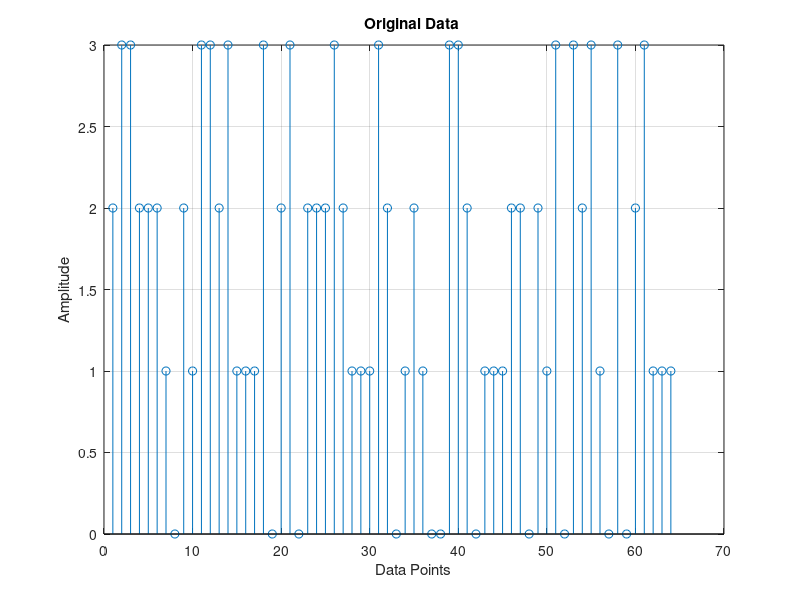
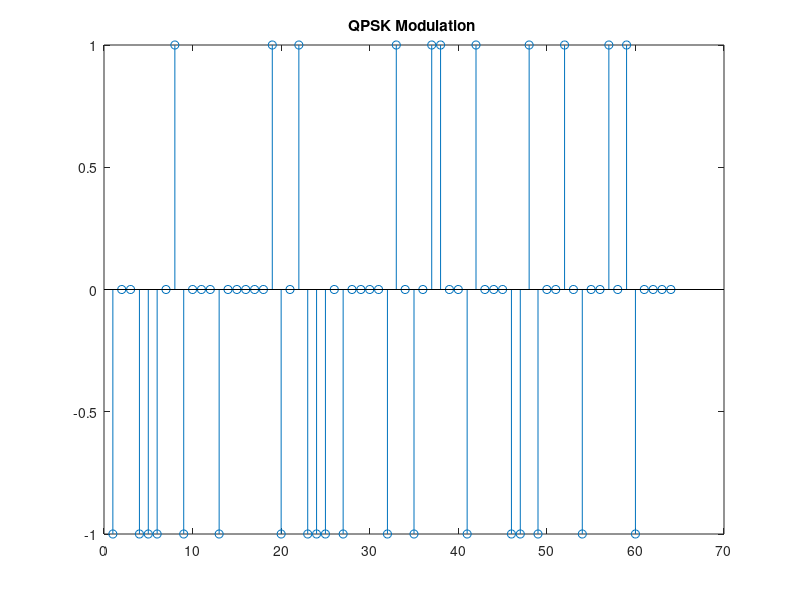
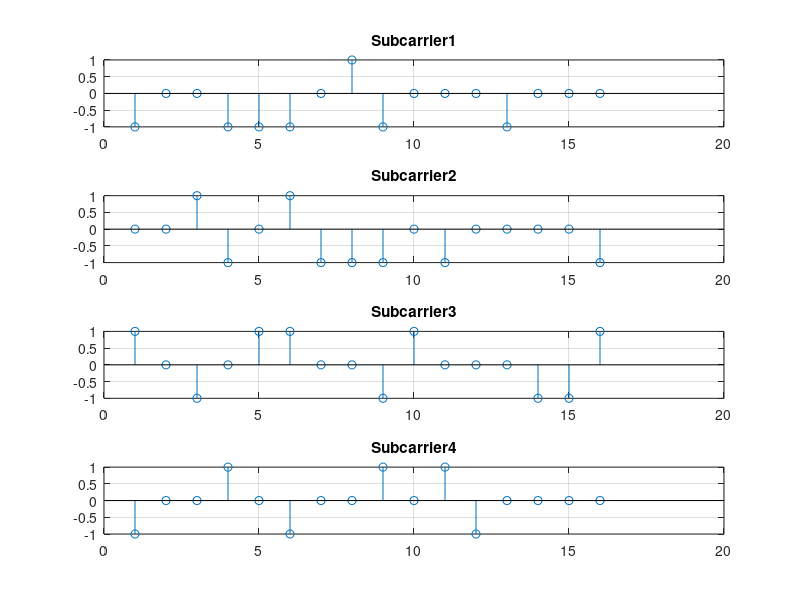
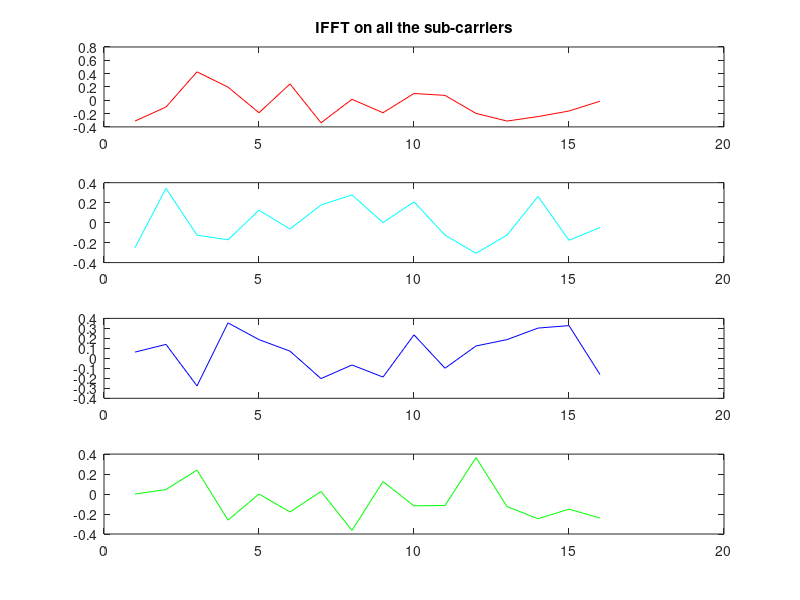

Recreate these plots in MATLAB, in order. (Note: this script raises an error after producing the figures.)
clc; 
clear all;
close all;
%..............................................................
% Initiation
%..............................................................
no_of_data_bits = 64%Number of bits per channel extended to 128
M =4 %Number of subcarrier channel
n=256;%Total number of bits to be transmitted at the transmitter
block_size = 16; %Size of each OFDM block to add cyclic prefix
cp_len = floor(0.1 * block_size); %Length of the cyclic prefix
%............................................................
% Transmitter
%.........................................................
%.........................................................
% Source generation and modulation
%........................................................
% Generate random data source to be transmitted of length 64
data = randsrc(1, no_of_data_bits, 0:M-1);   %Create a 2-by-3 matrix where element values are 3 or 4. 
                                                %>> out = randsrc(2,3,[3 4]
figure(1),stem(data); grid on; xlabel('Data Points'); ylabel('Amplitude')
title('Original Data ')
% Perform QPSK modulation on the input source data
qpsk_modulated_data = pskmod(data, M);
    %Y = pskmod(X,M) outputs the complex envelope of the modulation of the
    % message signal X, using the phase shift keying modulation. M is the
    %alphabet size and must be an integer power or 2. The message signal X
    %must consist of integers between 0 and M-1. For two-dimensional
    %signals, the function treats each column as 1 channel.
figure(2),stem(qpsk_modulated_data);title('QPSK Modulation ')
%............................................................
%.............................................................
% Converting the series data stream into four parallel data stream to form
% four sub carriers
S2P = reshape(qpsk_modulated_data, no_of_data_bits/M,M)
    %reshape(X,M,N) or reshape(X,[M,N]) returns the M-by-N matrix 
    %whose elements are taken columnwise from X. An error results 
    %if X does not have M*N elements. Here 16*4 matrix of data
Sub_carrier1 = S2P(:,1)
Sub_carrier2 = S2P(:,2)
Sub_carrier3 = S2P(:,3)
Sub_carrier4 = S2P(:,4)
figure(3), subplot(4,1,1),stem(Sub_carrier1),title('Subcarrier1'),grid on;
subplot(4,1,2),stem(Sub_carrier2),title('Subcarrier2'),grid on;
subplot(4,1,3),stem(Sub_carrier3),title('Subcarrier3'),grid on;
subplot(4,1,4),stem(Sub_carrier4),title('Subcarrier4'),grid on;
%..................................................................
%..................................................................
% IFFT OF FOUR SUB_CARRIERS
%.................................................................
%..............................................................
number_of_subcarriers=4;
cp_start=block_size-cp_len;
ifft_Subcarrier1 = ifft(Sub_carrier1)
ifft_Subcarrier2 = ifft(Sub_carrier2)
ifft_Subcarrier3 = ifft(Sub_carrier3)
ifft_Subcarrier4 = ifft(Sub_carrier4)
    %In summary the signal is easier synthesized in discrete frequency domain in the
    %transmitter and to transmit it must be converted to discrte time domain by IFFT
figure(4), subplot(4,1,1),plot(real(ifft_Subcarrier1),'r'),
title('IFFT on all the sub-carriers')
subplot(4,1,2),plot(real(ifft_Subcarrier2),'c')
subplot(4,1,3),plot(real(ifft_Subcarrier3),'b')
subplot(4,1,4),plot(real(ifft_Subcarrier4),'g')
%...........................................................
%...........................................................
% ADD-CYCLIC PREFIX %..........................................................
%............................................................
for i=1:number_of_subcarriers,
ifft_Subcarrier(:,i) = ifft((S2P(:,i)),16)% 16 is the ifft point
for j=1:cp_len,
cyclic_prefix(j,i) = ifft_Subcarrier(j+cp_start,i)
end
Append_prefix(:,i) = vertcat( cyclic_prefix(:,i), ifft_Subcarrier(:,i))
% Appends prefix to each subcarriers
end
A1=Append_prefix(:,1);
A2=Append_prefix(:,2);
A3=Append_prefix(:,3);
A4=Append_prefix(:,4);
figure(5), subplot(4,1,1),plot(real(A1),'r'),title('Cyclic prefix added to all the sub-carriers')
subplot(4,1,2),plot(real(A2),'c')
subplot(4,1,3),plot(real(A3),'b')
subplot(4,1,4),plot(real(A4),'g')
figure(11),plot((real(A1)),'r'),title('Orthogonality'),hold on ,plot((real(A2)),'c'),hold on ,
plot((real(A3)),'b'),hold on ,plot((real(A4)),'g'),hold on ,grid on 
%Convert to serial stream for transmission
[rows_Append_prefix cols_Append_prefix]=size(Append_prefix)
len_ofdm_data = rows_Append_prefix*cols_Append_prefix
% OFDM signal to be transmitted
ofdm_signal = reshape(Append_prefix, 1, len_ofdm_data);
figure(6),plot(real(ofdm_signal)); xlabel('Time'); ylabel('Amplitude');
title('OFDM Signal');grid on;
%...............................................................

%Passing time domain data through channel and AWGN

%.............................................................
channel = randn(1,2) + sqrt(-1)*randn(1,2);
after_channel = filter(channel, 1, ofdm_signal);
awgn_noise = awgn(zeros(1,length(after_channel)),0);
recvd_signal = awgn_noise+after_channel; % With AWGN noise
figure(7),plot(real(recvd_signal)),xlabel('Time'); ylabel('Amplitude');
title('OFDM Signal after passing through channel');grid on;
%...........................................................

%OFDM receiver part

%..........................................................
recvd_signal_paralleled = reshape(recvd_signal,rows_Append_prefix, cols_Append_prefix);
%........................................................
%........................................................
% Remove cyclic Prefix
%.......................................................
%......................................................
recvd_signal_paralleled(1:cp_len,:)=[];
R1=recvd_signal_paralleled(:,1);
R2=recvd_signal_paralleled(:,2);
R3=recvd_signal_paralleled(:,3);
R4=recvd_signal_paralleled(:,4);
figure(8),plot((imag(R1)),'r'),subplot(4,1,1),plot(real(R1),'r'),
title('Cyclic prefix removed from the four sub-carriers')
subplot(4,1,2),plot(real(R2),'c')
subplot(4,1,3),plot(real(R3),'b')
subplot(4,1,4),plot(real(R4),'g')
%...................................................
%...................................................
% FFT Of recievied signal
for i=1:number_of_subcarriers,
% FFT
fft_data(:,i) = fft(recvd_signal_paralleled(:,i),16);
end
F1=fft_data(:,1);
F2=fft_data(:,2);
F3=fft_data(:,3);
F4=fft_data(:,4);
figure(9), subplot(4,1,1),plot(real(F1),'r'),title('FFT of all the four sub-carriers')
subplot(4,1,2),plot(real(F2),'c')
subplot(4,1,3),plot(real(F3),'b')
subplot(4,1,4),plot(real(F4),'g')
%................................
%..............................
% Signal Reconstructed
%..................................
%..................................
% Conversion to serial and demodulationa
recvd_serial_data = reshape(fft_data, 1,(16*4));
qpsk_demodulated_data = pskdemod(recvd_serial_data,4);
figure(10)
stem(data)
hold on
stem(qpsk_demodulated_data,'rx');
grid on;xlabel('Data Points');ylabel('Amplitude');
title('Recieved Signal with error')
% Calculating the Bit Error Rate
    [n, r]=biterr(data,qpsk_demodulated_data);


%% Plotting BER vs SNR
semilogy(snr,r,'-ok');
grid;
title('OFDM Bit Error Rate .VS. Signal To Noise Ratio');
ylabel('BER');
xlabel('SNR [dB]');